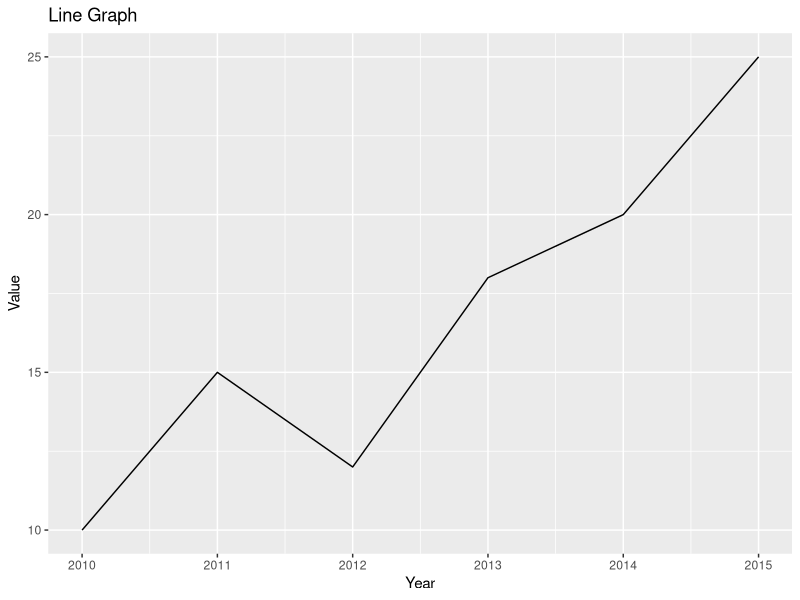

Write the R code that produced this figure.
library(ggplot2)

# Sample data
df <- data.frame(
  Year = 2010:2015,
  Value = c(10, 15, 12, 18, 20, 25)
)

# Create a line graph
ggplot(df, aes(x = Year, y = Value)) +
  geom_line() +
  labs(title = "Line Graph", x = "Year", y = "Value")

